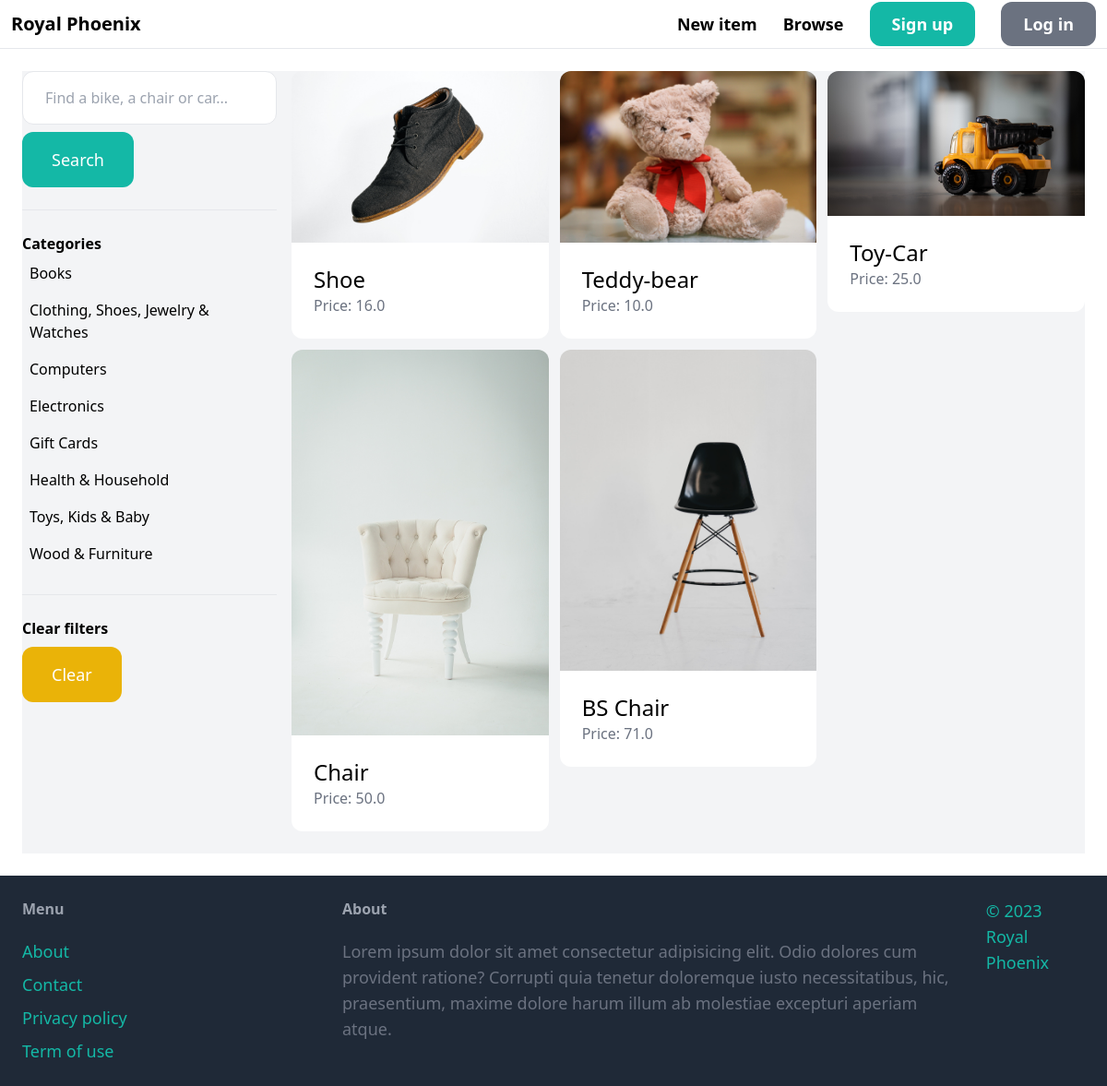
The app's page /items/ with its own data.
### item/models.py (models this page shows, shortened)
class Category(models.Model):
    name = models.CharField(max_length=255)
    class Meta:
        ordering = ('name',)
        verbose_name_plural = 'Categories'

class Item(models.Model):
    category = models.ForeignKey(Category, related_name='items', on_delete=models.CASCADE)
    name = models.CharField(max_length=255)
    description = models.TextField(blank=True, null=True)
    price = models.FloatField()
    image = models.ImageField(upload_to='item_images', blank=True, null=True)
    is_sold = models.BooleanField(default=False)
    created_by = models.ForeignKey(User, related_name='items', on_delete=models.CASCADE)
    created_at = models.DateTimeField(auto_now_add=True)

### item/views.py (the view)
# urls.py: path('items/', include('item.urls')),
def items(request):
    query = request.GET.get('query', '')
    category_id = request.GET.get('category', 0)
    categories = Category.objects.all()
    items = Item.objects.filter(is_sold=False)
    if category_id:
        items = items.filter(category_id=category_id)
    if query:
        items = items.filter(Q(name__icontains=query) | Q(description__icontains=query))
    return render(request, 'item/items.html', {
        'items': items,
        'query': query,
        'categories': categories,
        'category_id': int(category_id)
    })

### templates/item/items.html (shortened to what this page needs)
{% extends 'core/base.html' %}
{% block content %}
    <div class="pb-6 grid grid-cols-4 gap-4 bg-gray-100">
        <div class="col-span-1">
            <form method="get" action="{% url 'item:items' %}">
                <input name="query" class="w-full py-4 px-6 border rounded-xl" type="text" value="{{ query }}" placeholder="Find a bike, a chair or car...">
                <button class="mt-2 py-4 px-8 text-lg bg-teal-500 text-white rounded-xl">Search</button>
            </form>
            <hr class="my-6">
            <p class="font-semibold">Categories</p>
            <ul>
                {% for category in categories %}
                    <li class="py-2 px-2 rounded-xl{% if category.id == category_id %} bg-gray-200{% endif %}">
                        <a href="{% url 'item:items' %}?query={{ query }}&category={{ category.id }}">{{ category.name }}</a>
                    </li>
                {% endfor %}
            </ul>
            <hr class="my-6">
            <p class="font-semibold">Clear filters</p>
            <ul>
                <li><a href="{% url 'item:items' %}" class="mt-2 py-4 px-8 inline-block bg-yellow-500 text-lg rounded-xl text-white">Clear</a>
        </div>
        <div class="col-span-3">
            <div class="grid grid-cols-3 gap-3">
                {% for item in items %}
                    <div>
                        <a href="{% url 'item:detail' item.id %}">
                            <div>
                                <img src="{{ item.image.url }}" class="rounded-t-xl">
                            </div>
                            <div class="p-6 bg-white rounded-b-xl">
                                <h2 class="text-2xl">{{ item.name }}</h2>
                                <p class="text-gray-500">Price: {{ item.price }}</p>
                            </div>
                        </a>
                    </div>
                {% endfor %}
            </div>
        </div>
    </div>
{% endblock %}

### records on screen
Category: name "Books"
Category: name "Clothing, Shoes, Jewelry & Watches"
Category: name "Computers"
Category: name "Electronics"
Category: name "Gift Cards"
Category: name "Health & Household"
Category: name "Toys, Kids & Baby"
Category: name "Wood & Furniture"
Item: image (picture), name "Shoe", price "16.0"
Item: image (picture), name "Teddy-bear", price "10.0"
Item: image (picture), name "Toy-Car", price "25.0"
Item: image (picture), name "Chair", price "50.0"
Item: image (picture), name "BS Chair", price "71.0"
